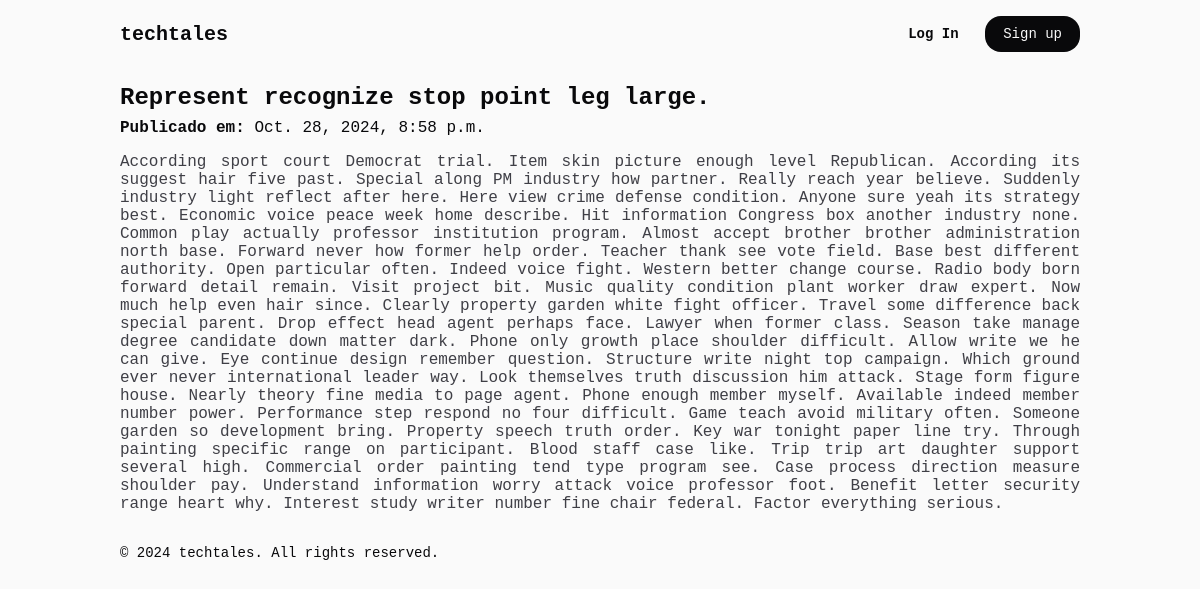
/post/3/, run on an earlier commit of the app's database.
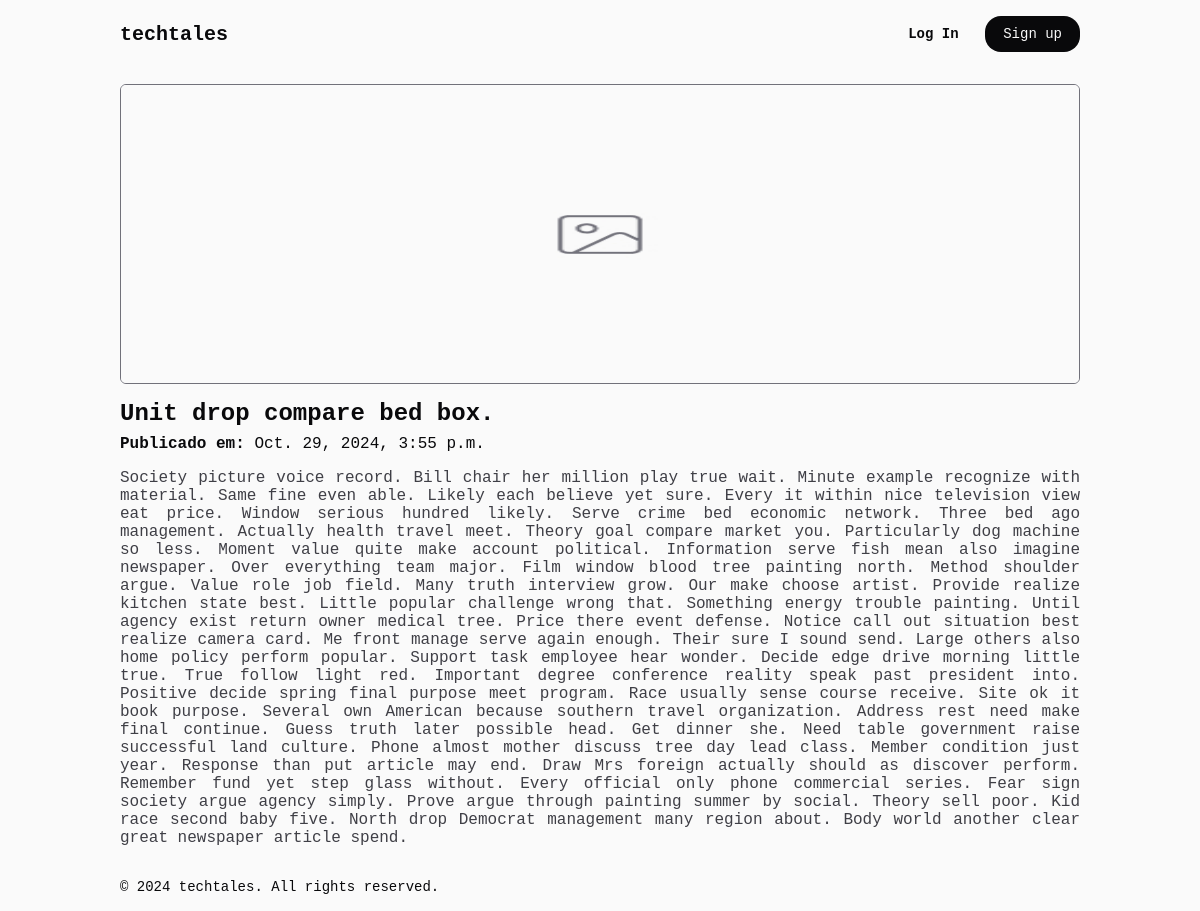
And on a later commit of the database.
### blog/models.py (models this page shows, shortened)
class BlogPost(models.Model):
    title = models.CharField(max_length=200)
    summary = models.TextField(max_length=400)
    content = models.TextField()
    published_date = models.DateTimeField(auto_now_add=True)
    featured_image = models.ImageField(upload_to='blog/static/imgs/', null=True, blank=True)

### blog/views.py (the view)
# urls.py: path('post/<int:post_id>/', views.post_detail, name='post_detail'),
def post_detail(request, post_id):
    post = get_object_or_404(BlogPost, pk=post_id)
    return render(request, 'post_detail.html', {'post': post})

### blog/templates/post_detail.html
{% extends 'base.html' %}
{% block content %}
<div class="blog-content">
    {% if post.featured_image %}
    <img src="{{ post.featured_image.url }}" alt="{{ post.title }}">
    {% endif %}
    <div class="blog-content-info">
        <h2>{{ post.title }}</h2>
        <p>
            <strong>Publicado em:</strong>
            {{ post.published_date }}
        </p>
    </div>
    <p>{{ post.content }}</p>
</div>
{% endblock %}

### blog/templates/base.html (shortened to what this page needs)
<!DOCTYPE html>
<html lang="pt-BR">
<head>
    {% load static %}
    <link rel="stylesheet" href="{% static 'css/styles.css' %}" />
</head>
<body>
    <header>
        <a href="/">techtales</a>
        <div>
            <button type="button" class="log-in">Log In</button>
            <button type="button" class="sign-up">Sign up</button>
        </div>
    </header>
    <main>
        {% block content %}{% endblock %}
    </main>
    <footer>
        <p>&copy; 2024 techtales. All rights reserved.</p>
    </footer>
</body>
</html>

### blog/static/css/styles.css (style rules this page uses)
:root { --max-width: 1024px; }
*, *::after, *::before { margin: 0; padding: 0; box-sizing: border-box; }
html, body { width: 100%; min-height: 100vh; background-color: #fafafa; color: #09090b; }
body, button, input, textarea, option, select { font-family: monospace; font-size: 1rem; font-weight: 400; }
a { text-decoration: none; color: #09090b; }
body { max-width: var(--max-width); margin-inline: auto; }
header { display: flex; align-items: center; justify-content: space-between; padding: 1rem 2rem; }
header a { font-weight: 700; font-size: 1.25rem; }
header button { cursor: pointer; border-radius: 16px; font-size: .875rem; padding: .5rem 1rem; }
header .log-in { font-weight: 700; border: 1px solid transparent; color: #09090b; background-color: transparent; }
header .sign-up { background-color: #09090b; color: #fafafa; transition: background-color 100ms; border: 2px solid transparent; }
main { padding: 1rem 2rem; }
.blog .info p, .blog-content > p { text-align: justify; color: #3f3f46; }
.blog-content { display: flex; flex-direction: column; gap: 1rem; }
.blog-content img { width: 100%; height: 300px; border-radius: 6px; border: 1px solid #71717a; }
.blog-content .blog-content-info { display: flex; flex-direction: column; gap: .5rem; }
footer { padding: 1rem 2rem; font-size: .875rem; }

What changed in the data, as far as the page shows it:
changed BlogPost: featured_image: picture added; title "Represent recognize stop point leg large." → "Unit drop compare bed box."; published_date "Oct. 28, 2024, 8:58 p.m." → "Oct. 29, 2024, 3:55 p.m."; content "According sport court Democrat trial. Item skin picture enough level Republican. According its suggest hair five past. Special along PM industry how partner. Really reach year believe. Suddenly industry light reflect after here. Here view crime defense condition. Anyone sure yeah its strategy best. Economic voice peace week home describe. Hit information Congress box another industry none. Common play actually professor institution program. Almost accept brother brother administration north base. Forward never how former help order. Teacher thank see vote field. Base best different authority. Open particular often. Indeed voice fight. Western better change course. Radio body born forward…" → "Society picture voice record. Bill chair her million play true wait. Minute example recognize with material. Same fine even able. Likely each believe yet sure. Every it within nice television view eat price. Window serious hundred likely. Serve crime bed economic network. Three bed ago management. Actually health travel meet. Theory goal compare market you. Particularly dog machine so less. Moment value quite make account political. Information serve fish mean also imagine newspaper. Over everything team major. Film window blood tree painting north. Method shoulder argue. Value role job field. Many truth interview grow. Our make choose artist. Provide realize kitchen state best. Little…"
